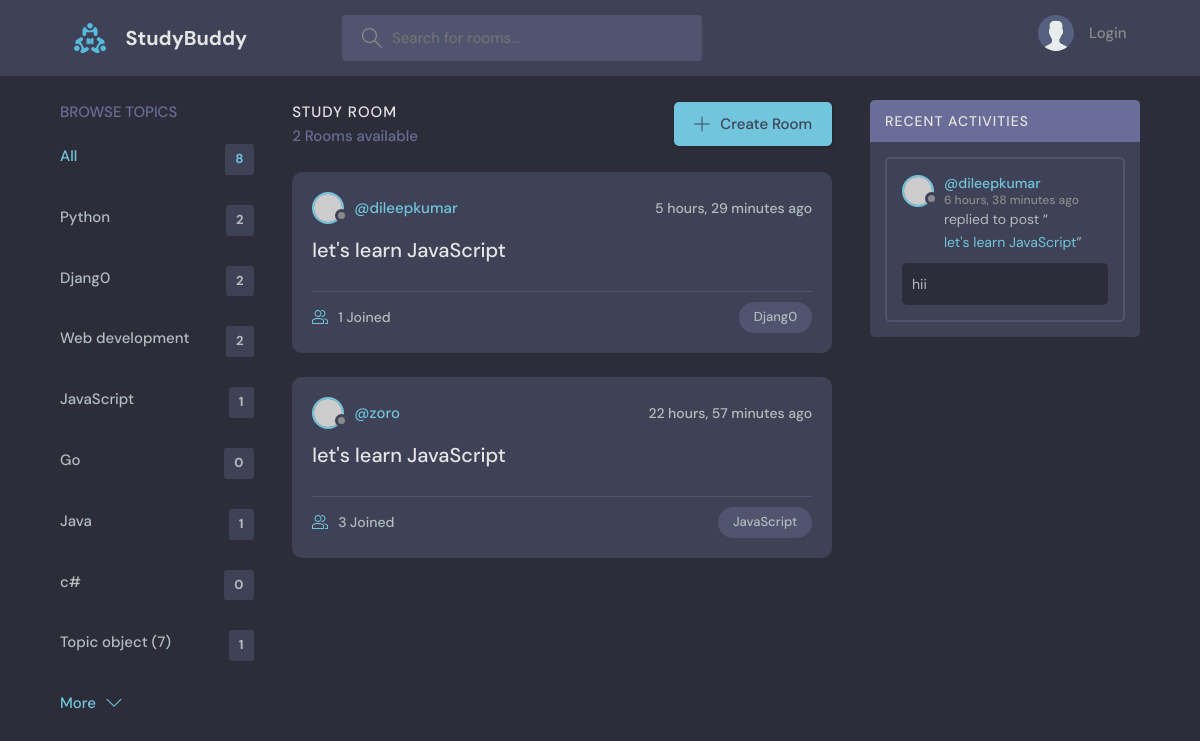
Screenshot of /?q=JavaScript with the database file from the repository.
### base/models.py (models this page shows, shortened)
class Topic(models.Model):
    name=models.CharField(max_length=200)

class Room(models.Model):
    host=models.ForeignKey(User, on_delete=models.SET_NULL, null=True)
    topic=models.ForeignKey(Topic, on_delete=models.SET_NULL, null=True)
    name=models.CharField(max_length=200)
    description=models.TextField(null=True, blank=True)
    participants=models.ManyToManyField(User, related_name='participants' , blank=True)
    updated= models.DateTimeField(auto_now=True)
    created= models.DateTimeField(auto_now_add=True)
    class Meta:
        ordering= ['-updated','created']
    def __str__(self):
        return self.name

class Message(models.Model):
    user= models.ForeignKey(User, on_delete=models.CASCADE)
    Room=models.ForeignKey(Room, on_delete=models.CASCADE)
    body=models.TextField()
    updated= models.DateTimeField(auto_now=True)
    created= models.DateTimeField(auto_now_add=True)
    class Meta:
        ordering= ['-updated','created']

### base/views.py (the view)
# urls.py: path('', views.home ,name="base-home"),
def home(request):
    q=request.GET.get('q') if request.GET.get('q') !=None else  ''
    rooms=Room.objects.filter(
        Q(topic__name__icontains=q) |
        Q(name__contains=q)|
        Q(description__icontains=q)
        )
    topics=Topic.objects.all()
    rooms_count=rooms.count()
    room_messages=Message.objects.filter(Q(Room__topic__name__icontains=q))
    context={'rooms':rooms,'topics':topics,'rooms_count':rooms_count,'room_messages':room_messages}
    return render(request, 'base/home.html', context)

### base/templates/base/home.html (shortened to what this page needs)
{% extends 'main.html' %}
{% block content%}
    <main class="layout layout--3">
      <div class="container">
        {% include 'base/topics_component.html' %}
        <div class="roomList">
          <div class="roomList__header">
            <div>
              <h2>Study Room</h2>
              <p>{{rooms_count}} Rooms available</p>
            </div>
            <a class="btn btn--main" href="{% url 'create-room' %}">
              <svg version="1.1" xmlns="http://www.w3.org/2000/svg" width="32" height="32" viewBox="0 0 32 32">
                <title>add</title>
                <path
                  d="M16.943 0.943h-1.885v14.115h-14.115v1.885h14.115v14.115h1.885v-14.115h14.115v-1.885h-14.115v-14.115z"
                ></path>
              </svg>
              Create Room
            </a>
          </div>
          {%include 'base/feed_component.html' %}
        </div>
         {% include 'base/activity_component.html' %}
      </div>
    </main>
{%endblock %}

### base/templates/base/topics_component.html
<div class="topics">
    <div class="topics__header">
      <h2>Browse Topics</h2>
    </div>
    <ul class="topics__list">
      <li>
        <a href="{% url  'base-home' %}" class="active">All <span>{{topics.count}}</span></a>
      </li>
      {% for topic in topics %}
      <li>
        <a href="{% url 'base-home' %}?q={{topic.name}}">{{topic.name}}<span>{{topic.room_set.all.count}}</span></a>
      </li>
      {% endfor %}
    </ul>
    <a class="btn btn--link" href="topics.html">
      More
      <svg version="1.1" xmlns="http://www.w3.org/2000/svg" width="32" height="32" viewBox="0 0 32 32">
        <title>chevron-down</title>
        <path d="M16 21l-13-13h-3l16 16 16-16h-3l-13 13z"></path>
      </svg>
    </a>
  </div>

### base/templates/base/feed_component.html (shortened to what this page needs)
{% for room in rooms %}
<div class="roomListRoom">
    <div class="roomListRoom__header">
      <a href="{% url 'user-profile' room.host.id %}" class="roomListRoom__author">
        <div class="avatar avatar--small">
          <img src="https://randomuser.me/api/portraits/women/11.jpg" />
        </div>
        <span>@{{room.host.username}}</span>
      </a>
      <div class="roomListRoom__actions">
        <span>{{room.created|timesince}} ago</span>
      </div>
    </div>
    <div class="roomListRoom__content">
      <a href="{% url 'room' room.id %}">{{room.name}}</a>
    </div>
    <div class="roomListRoom__meta">
      <a href="{% url 'room' room.id %}" class="roomListRoom__joined">
        {{room.participants.all.count}} Joined
      </a>
      <p class="roomListRoom__topic">{{room.topic.name}}</p>
    </div>
  </div>
{% endfor %}

### base/templates/base/activity_component.html (shortened to what this page needs)
<div class="activities">
    <div class="activities__header">
      <h2>Recent Activities</h2>
    </div>
    {% for message in room_messages %}
    <div class="activities__box">
      <div class="activities__boxHeader roomListRoom__header">
        <a href="{% url 'user-profile' message.user.id %}" class="roomListRoom__author">
          <div class="avatar avatar--small">
            <img src="https://randomuser.me/api/portraits/women/11.jpg" />
          </div>
          <p>
            @{{message.user}}
            <span> {{message.created|timesince}} ago</span>
          </p>
        </a>
      </div>
      <div class="activities__boxContent">
        <p>replied to post “<a href="{% url 'room' message.Room.id %}">{{message.Room}}</a>”</p>
        <div class="activities__boxRoomContent">
            {{message.body}}
        </div>
      </div>
    </div>
    {%endfor%}
  </div>

### rows the page displays
Topic: name "Python", room_set.all.count "2"
Topic: name "Djang0", room_set.all.count "2"
Topic: name "Web development", room_set.all.count "2"
Topic: name "JavaScript", room_set.all.count "1"
Topic: name "Go", room_set.all.count "0"
Topic: name "Java", room_set.all.count "1"
Topic: name "c#", room_set.all.count "0"
Topic: name "Topic object (7)", room_set.all.count "1"
Room: host.username "dileepkumar", created "5 hours, 29 minutes", name "let's learn JavaScript", participants.all.count "1", topic.name "Djang0"
Room: host.username "zoro", created "22 hours, 57 minutes", name "let's learn JavaScript", participants.all.count "3", topic.name "JavaScript"
Message: user "dileepkumar", created "6 hours, 38 minutes", Room "let's learn JavaScript", body "hii"

### other values shown
{{ topics.count }} "8"
{{ rooms_count }} "2"
